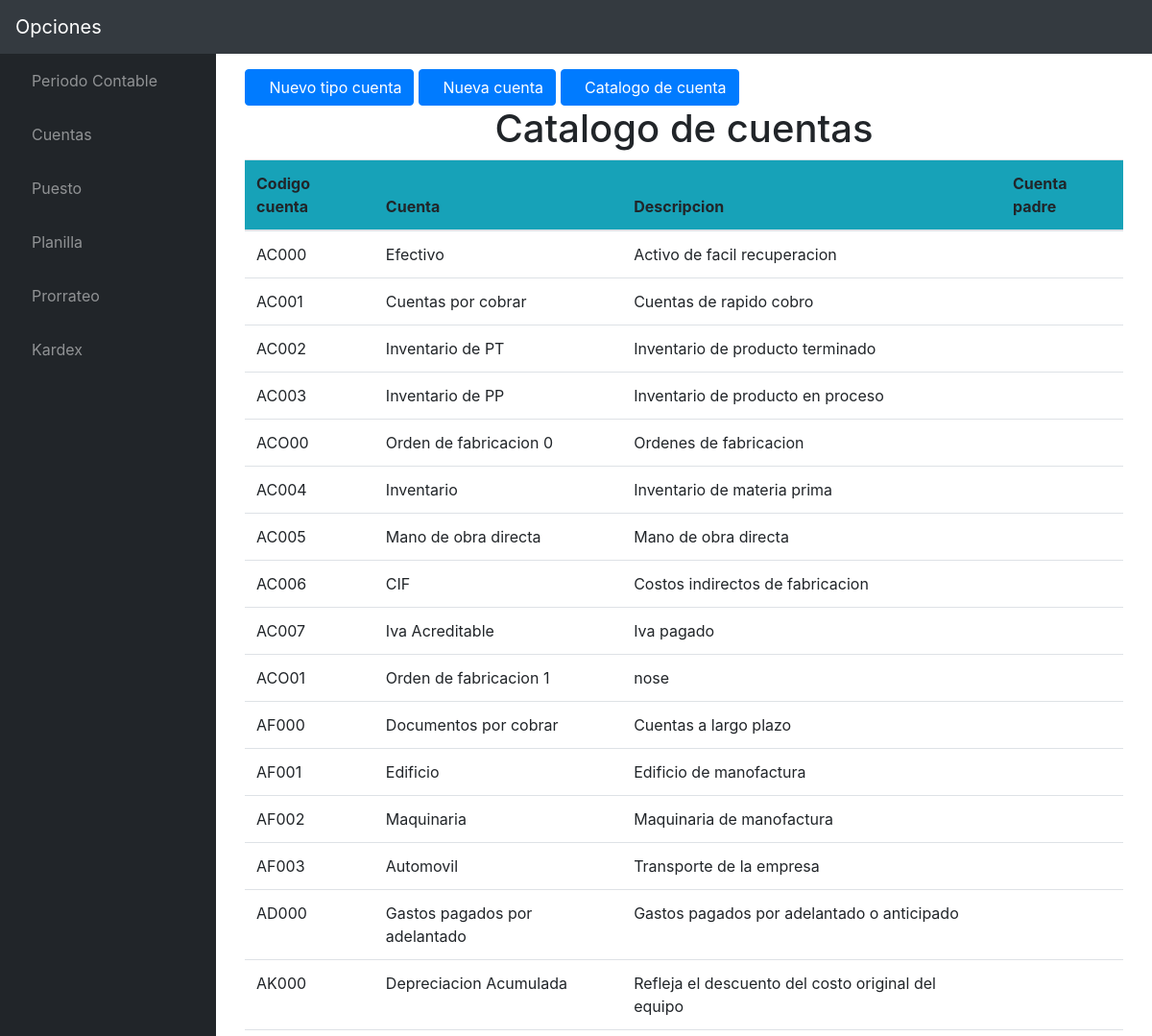
/ingresarCuenta/ (upper part), run on an earlier commit of the app's database.
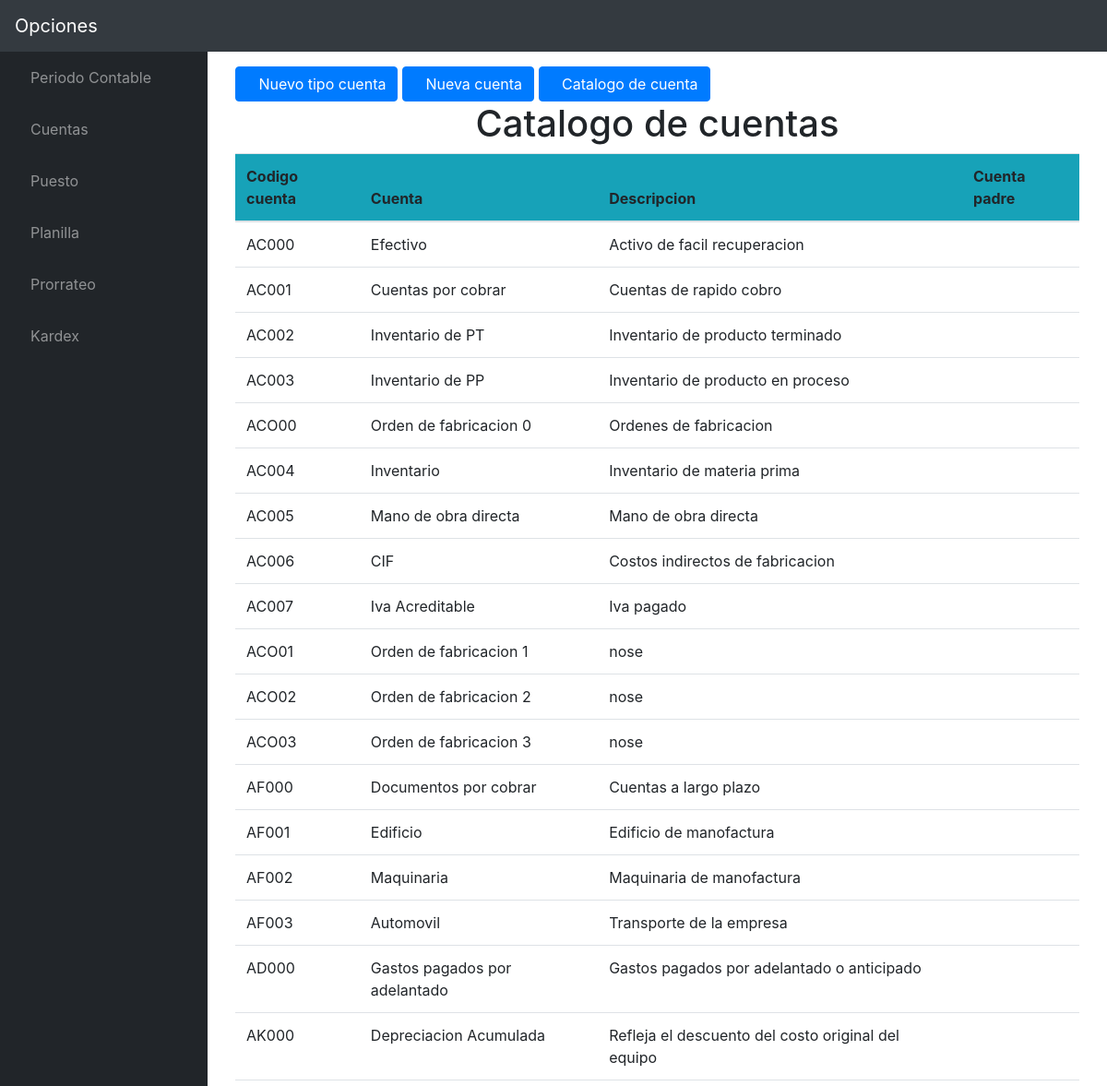
And on a later commit of the database.
### contable/models.py (models this page shows, shortened)
class Cuenta(models.Model):
	grupo = models.ForeignKey(GrupoCuenta, blank=False, on_delete=models.CASCADE)
	nom_cuenta = models.CharField(max_length=100, blank=False, unique=True)
	descripcion = models.CharField(max_length=200, blank=False)
	codigo_cuenta = models.CharField(max_length=7, blank=False, unique=True)
	cuenta_padre = models.CharField(max_length=50)
	class Meta:
		verbose_name='Cuenta'
		verbose_name_plural='Cuentas'

### contable/views.py (the view)
# urls.py: url(r'^ingresarCuenta/', ingresarCuenta),
def ingresarCuenta(request):
	template=loader.get_template('Main/ingresar_cuenta.html')
	tipoCuenta = GrupoCuenta.objects.all()
	context = {
		'tipo':tipoCuenta,
	}
	if request.method=='POST':
		try:
			action = request.POST.get('action',None)
			if action =='newCuenta':
				codigot = request.POST.get('tipo',None)
				nombret = request.POST.get('nombret',None)
				codigog= request.POST.get('grupo',None)
				nombreg = request.POST.get('nombreg',None)
				desg = request.POST.get('descripciong',None)
				tipoC = TipoCuenta()
				tipoC.nom_tipo=nombret
				tipoC.codigo_tcuenta=codigot
				tipoC.disminuye_en='001'
				tipoC.aumenta_en='001'
				tipoC.save()
				grup =GrupoCuenta()
				grup.tipo_cuenta=tipoC
				grup.nom_grupo=nombreg
				grup.codigo_gcuenta=codigot + codigog
				grup.descripcion=desg
				grup.save()
		except Exception as e:
			print(e.message)
			context = {
				'tipo':tipoCuenta,
				'anadido':False,
			}
			return HttpResponse(template.render(context , request))
	return HttpResponse(template.render(context , request))

### contable/templates/Main/ingresar_cuenta.html (shortened to what this page needs)
{% extends "Base/base.html" %}
{% block Contenido %}
<div class="container">
    <a href="" class="btn btn-primary" data-toggle="modal" data-target="#newTipo"><i class="fas fa-plus"></i>Nuevo tipo cuenta</a>
    <button class="btn btn-primary" onclick="mostrar('NC')"><i class="fas fa-address-card"></i>Nueva cuenta</button>
    <button class="btn btn-primary" onclick="mostrar('CC')"><i class="fas fa-address-card"></i>Catalogo de cuenta</button>
</div>
<div class="container" id="CC">
    <table class="table table-hover">
        <thead class="titulo-0"><h1 class="text-center">Catalogo de cuentas</h1> </thead>
        <thead class="bg-info">
            <th>Codigo cuenta</th>
            <th>Cuenta</th>
            <th>Descripcion</th>
            <th>Cuenta padre</th>
        </thead>
        {% for t in tipo %}
        {% for cuenta in t.cuenta_set.all %}
        <tr>
            <td> {{cuenta.codigo_cuenta}} </td>
            <td> {{cuenta.nom_cuenta}} </td>
            <td> {{cuenta.descripcion}} </td>
            <td> {{cuenta.cuenta_padre}} </td>
        </tr>
        {% endfor %}
        {% endfor %}
    </table><br><br>
</div>
{% endblock Contenido %}

What changed in the data, as far as the page shows it:
added Cuenta: codigo_cuenta "ACO02", nom_cuenta "Orden de fabricacion 2", descripcion "nose", shown under GrupoCuenta (number 1 of 4 on the later page)
added Cuenta: codigo_cuenta "ACO03", nom_cuenta "Orden de fabricacion 3", descripcion "nose", shown under GrupoCuenta (number 1 of 4 on the later page)
